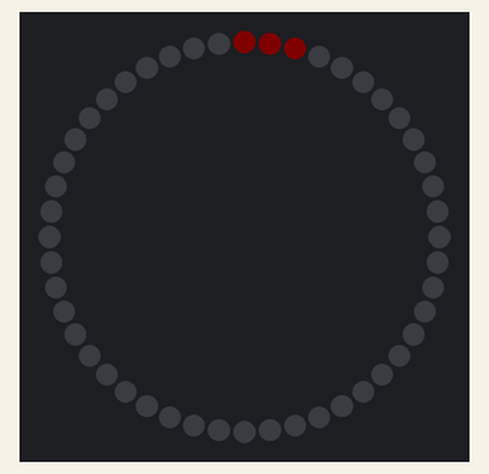
Simulated run of this sketch. Board: ESP8266 (NodeMCU). Parts: 48 RGB LEDs in a ring, first at the top, clockwise. Dim RGB values are drawn brighter than linear; WiFi joins after 1.5 s; servers stay silent unless stated; uploads are accepted with an empty reply; not simulated (calls return 0 or success): PASSWORDS.h; what the sketch prints to the serial monitor is not drawn.

Above: at 4.1 s.
At 5.8 s:
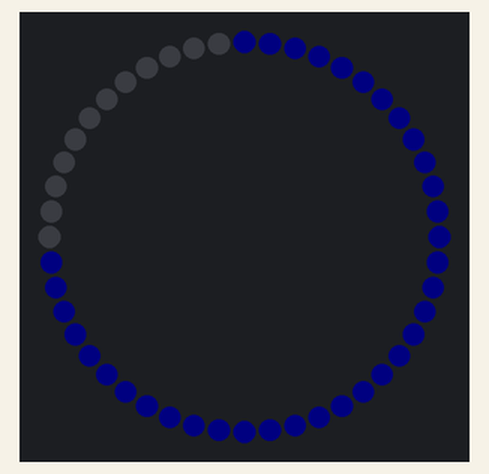
At 6.9 s:
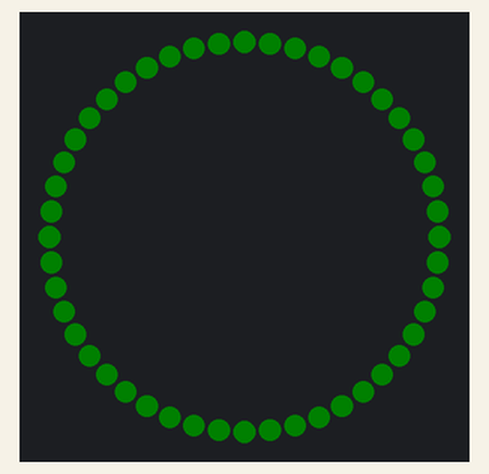
At 20.68 s:
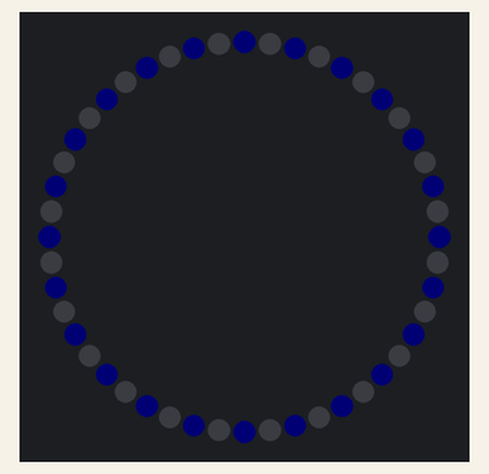
At 27.1 s:
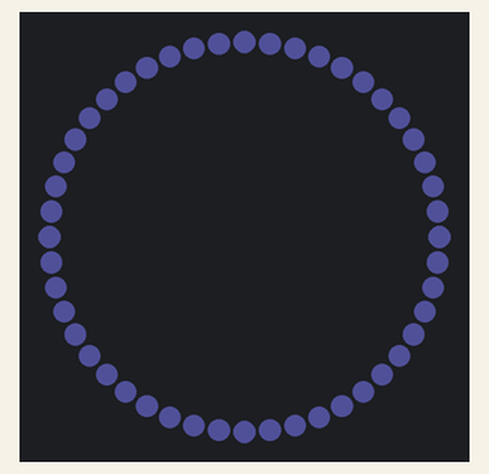
At 37.1 s:
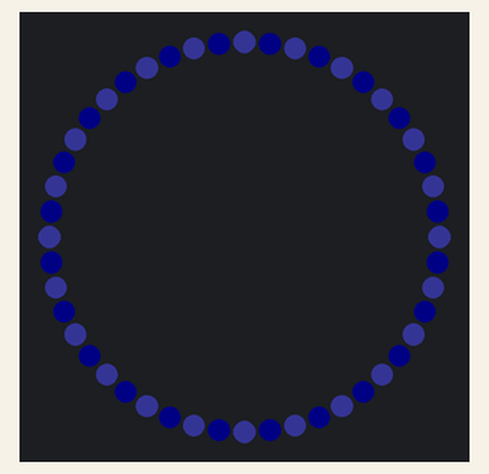

The sketch:

WeatherClock.ino
```cpp
/*

   Plan:


   List of higher-level tasks:
    1) Merge NTP into weather code
      a) add way to keep trying until time RX'd first time
      b) count sequential failures and retry if failed x times in a row.
    2) Set up NTP and weather updates to reconnect to Wifi if lost
    3) Add not-connected state with LED display mode

*/

#include <TimeLib.h>
//#include <TimeAlarms.h>
#include <ESP8266WiFi.h>
#include <WiFiUdp.h>
#include <Adafruit_NeoPixel.h>
#include "PASSWORDS.h"

// Definitions and constants
#define NUM_TEMPS 36
#define NUM_LEDS 48
#define Weather_DL_Minute 56
#define LED_Cycle_Time 5 // can't be 1
#define DAYLIGHT_MODE 0
#define TEMPERATURE_MODE 1
#define POP_MODE 2
#define TRANS_STEPS 45

#define NTP_PACKET_SIZE 48

#define WS2812_PIN 2

// Forward Declarations
void updateWeatherForecast();
time_t getNtpTime();
void sendNTPpacket(IPAddress &address);
void updateDisplay();
void advanceDisplay();
void convertWeatherToColor();
int getNextIntFromString(String str, int startIdx);
void convertWeatherToColor();
void displayData();

const char request[] =
  "GET /api/" API_Key "/astronomy/hourly/q/" Zipcode ".json HTTP/1.1\r\n"
  "User-Agent: ESP8266/0.1\r\n"
  "Accept: */*\r\n"
  "Host: api.wunderground.com\r\n"
  "Connection: close\r\n"
  "\r\n";
static const char ntpServerName[] = "us.pool.ntp.org";
const int timeZone = -5;  // Eastern Standard Time (USA)
const unsigned int localPort = 8888;  // local port to listen for UDP packets

// Globals
static char respBuf[4096];
byte packetBuffer[NTP_PACKET_SIZE];

int temperatures[NUM_TEMPS]; // must be signed... it gets cold here sometimes
int pops[NUM_TEMPS]; // could be reduced to bytes
int hours[NUM_TEMPS]; // cound be reduced to bytes
int sunrise = 0;
int sunset = 0;
byte tempidx = 0;
byte popidx = 0;
byte hoursidx = 0;
WiFiUDP Udp;

byte cycleNum = 0;
//uint32_t coloredWeather[3][NUM_LEDS+2];
byte red[3][NUM_LEDS + 2];
byte blue[3][NUM_LEDS + 2];
byte green[3][NUM_LEDS + 2];
Adafruit_NeoPixel ring = Adafruit_NeoPixel(NUM_LEDS, WS2812_PIN, NEO_GRB + NEO_KHZ800);

// Scheduling flags
byte tempFlag = 0;
byte WeatherDataFresh = 0;
byte LEDs_Advanced = 0;
byte colorsUpdated = 0;


void setup() {
  Serial.begin(115200);
  ring.begin();
  ring.setBrightness(25);
  for (int i = 0; i < NUM_LEDS; i++) {
    ring.setPixelColor(i, 0);
  }
  ring.show();

  Serial.print("Reset Timeout");
  for (int i = 0; i < 3; i++) {
    Serial.print(".");
    delay(1000);
  }

  Serial.println("\n");

  Serial.print("Connecting");

  WiFi.begin(mySSID, myPASS);

  int waitCounter = 0;
  while (WiFi.status() != WL_CONNECTED) {
    ring.setPixelColor(waitCounter, ring.Color(50, 0, 0));
    ring.show();
    waitCounter++;
    delay(500);
    Serial.print(F("."));
  }

  for (int i = 0; i < NUM_LEDS; i++) {
    ring.setPixelColor(i, ring.Color(0, 50, 0));
  }
  ring.show();
  Serial.print("Connected, My IP is: ");
  Serial.println(WiFi.localIP());

  Serial.println("Starting UDP");
  Udp.begin(localPort);
  setSyncProvider(getNtpTime);
  setSyncInterval(300);

  /*
    while(timeStatus() == timeNotSet){
      delay(10000);
      setTime(getNtpTime());
      //yield();
    }
  */
  delay(1000);
  yield();

  for (int i = 0; i < NUM_LEDS; i++) {
    ring.setPixelColor(i, 0);
  }
  ring.show();

  updateWeatherForecast();
  displayData();
  WeatherDataFresh = 1;
  convertWeatherToColor();
  //colorsUpdated = 1;
}


void loop() {

  // updateWeatherForecast();
  //displayData();

  // advance LEDs
if((minute() == 0) && (colorsUpdated == 0)){
  convertWeatherToColor(); // this will update the colors for the current hour
  colorsUpdated == 1;
}


  if ((minute() == 30) && LEDs_Advanced == 0) { // 0 minutes might not be needed
    LEDs_Advanced = 1;
    advanceDisplay();
    // advance the half hour LEDs
  } else if ((minute() == 1) || (minute() == 31)) {
    LEDs_Advanced = 0;
    colorsUpdated = 0;
  }

  // cycle display modes
  if (((second() % LED_Cycle_Time) == 0) && tempFlag == 0) {
    Serial.printf("%02d", hour());
    Serial.print(":");
    Serial.printf("%02d", minute());
    Serial.print(":");
    Serial.printf("%02d", second());
    Serial.println();
    tempFlag = 1;
    updateDisplay();
  } else if ((second() % LED_Cycle_Time) != 0) {
    tempFlag = 0;
  }

  // Download Weather Data
  if (minute() == Weather_DL_Minute && WeatherDataFresh == 0) {
    updateWeatherForecast();
    //convertWeatherToColor(); do at minute ==0
    WeatherDataFresh = 1;
    displayData();
  } else if (minute() != Weather_DL_Minute) {
    WeatherDataFresh = 0;
  }

  /*
    Serial.println("\nEnd");
    // DEV purposes, all stop
    while(1){
      yield(); // needs to be yeild or else WDT expires
    }
  */
}

// Weather Download Functions =========================================================

void updateWeatherForecast() {
  // TODO check if wifi is still connected

for (int i = 0; i < NUM_LEDS; i++) {
    ring.setPixelColor(i, 0);
  }

  Serial.println("Downloading Forecast");
  //Serial.println(millis());

  for (int i = 0; i < (NUM_LEDS / 4); i++) {
    ring.setPixelColor(i, ring.Color(0, 0, 50));
  }
  ring.show();

  // Open socket
  WiFiClient httpclient;
  if (!httpclient.connect("api.wunderground.com", 80)) {
    Serial.println("[Weather download]: connection failed");

    for (int i = 0; i < (NUM_LEDS / 2); i++) {
      ring.setPixelColor(i, ring.Color(50, 0, 0));
    }
    ring.show();

    while (1) {
      yield();
    }
    return;
    // TODO fail more gracefully and recover
  }

  for (int i = 0; i < (NUM_LEDS / 2); i++) {
    ring.setPixelColor(i, ring.Color(0, 0, 50));
  }
  ring.show();
  //Serial.println(millis());

  //Serial.print(request);
  httpclient.print(request);
  httpclient.flush();

  for (int i = 0; i < (3 * NUM_LEDS / 4); i++) {
    ring.setPixelColor(i, ring.Color(0, 0, 50));
  }
  ring.show();
  //Serial.println(millis());

  String line = "";
  int idx = 0;
  while (httpclient.connected() || httpclient.available()) {
    line = httpclient.readStringUntil('\n');
    if (line.indexOf("temp") != -1) {
      temperatures[tempidx] = getNextIntFromString(line, line.indexOf("english"));
      tempidx += 1;
    } else if (line.indexOf("pop") != -1) {
      pops[popidx] = getNextIntFromString(line, line.indexOf("pop"));
      popidx += 1;
    } else if (line.indexOf("hour_padded") != -1) {
      hours[hoursidx] = getNextIntFromString(line, line.indexOf("hour"));
      hoursidx += 1;
    } else if (line.indexOf("sunrise") != -1) {
      line = httpclient.readStringUntil('}');
      sunrise = getNextIntFromString(line, line.indexOf("hour")) * 60;
      sunrise += getNextIntFromString(line, line.indexOf("minute"));
    } else if (line.indexOf("sunset") != -1) {
      line = httpclient.readStringUntil('}');
      sunset = getNextIntFromString(line, line.indexOf("hour")) * 60;
      sunset += getNextIntFromString(line, line.indexOf("minute"));
    }
  }

  tempidx = 0;
  popidx = 0;
  line = "";

  for (int i = 0; i < (NUM_LEDS); i++) {
    ring.setPixelColor(i, ring.Color(0, 50, 0));
  }
  ring.show();

  Serial.println();
  Serial.println("Closing connection\n");

  httpclient.stop();
}

// Display Functions ===============================================================

void updateDisplay() {
  // update LED Display
  int nextCycleNum = (cycleNum + 1) % 3;


  //int nextCycleNum = (cycleNum+1) % 3;
  //byte rOld,gOld,bOld = 0;
  //byte rNew,gNew,bNew = 0;
  //int rStep, gStep, bStep = 0;
  int r, g, b = 0;

  for (int jdx = 1; jdx <= TRANS_STEPS; jdx++) {
    // 0 -> NUM_LEDS
    // for each LED calculate the step increment to the next pixel
    for (int idx = 0; idx < NUM_LEDS; idx++) {
      float rStep = (red[nextCycleNum][idx] - red[cycleNum][idx]);
      rStep = rStep * (float)jdx / (float)TRANS_STEPS;

      float gStep = (green[nextCycleNum][idx] - green[cycleNum][idx]);
      gStep = gStep * (float)jdx / (float)TRANS_STEPS;

      float bStep = (blue[nextCycleNum][idx] - blue[cycleNum][idx]);
      bStep = bStep * (float)jdx / (float)TRANS_STEPS;

      r = red[cycleNum][idx] + (int)rStep;
      g = green[cycleNum][idx] + (int)gStep;
      b = blue[cycleNum][idx] + (int)bStep;

      ring.setPixelColor(idx, ring.Color(r, g, b));
    }

    ring.show();

    delay(1500.0 / TRANS_STEPS);
    yield();
  }

  cycleNum = nextCycleNum;

  for (int i = 0; i < NUM_LEDS; i++) {
    ring.setPixelColor(i, ring.Color(red[cycleNum][i], green[cycleNum][i], blue[cycleNum][i]));
  }
  ring.show();
}

void advanceDisplay() {
  // advance LED Display 1/2 hour
  for (int idx = 0; idx < (NUM_LEDS + 1); idx++) {
    //coloredWeather[0][idx] = coloredWeather[0][idx + 1];
    //coloredWeather[1][idx] = coloredWeather[1][idx + 1];
    //coloredWeather[2][idx] = coloredWeather[2][idx + 1];

    red[DAYLIGHT_MODE][idx] = red[DAYLIGHT_MODE][idx + 1];
    green[DAYLIGHT_MODE][idx] = green[DAYLIGHT_MODE][idx + 1];
    blue[DAYLIGHT_MODE][idx] = blue[DAYLIGHT_MODE][idx + 1];

    red[TEMPERATURE_MODE][idx] = red[TEMPERATURE_MODE][idx + 1];
    green[TEMPERATURE_MODE][idx] = green[TEMPERATURE_MODE][idx + 1];
    blue[TEMPERATURE_MODE][idx] = blue[TEMPERATURE_MODE][idx + 1];

    red[POP_MODE][idx] = red[POP_MODE][idx + 1];
    green[POP_MODE][idx] = green[POP_MODE][idx + 1];
    blue[POP_MODE][idx] = blue[POP_MODE][idx + 1];
  }
}

void convertWeatherToColor() {
  /*
    packed color is uint32_t
    r = c[16:23]
    g = c[8:15]
    b = c[0:7]
  */
  // uint32_t coloredWeather[3][NUM_LEDS+2]; // 3x50

  //byte r, g, b = 0;
  for (int idx = 0; idx < (NUM_LEDS + 2); idx++) {
    // Daylight
    //r = 0; g = 0; b = 0;
    int timeOfIDX = hours[idx / 2] * 60;
    if ((idx % 2) == 1) {
      // bottom of the hour, add 30 minutes
      timeOfIDX += 30;
    }
    if ((abs(timeOfIDX - sunrise) < 16) || (abs(timeOfIDX - sunset) < 16)) {
      // first or last light
      red[DAYLIGHT_MODE][idx] = 75;
      green[DAYLIGHT_MODE][idx] = 75;
      blue[DAYLIGHT_MODE][idx] = 200;
    } else if ((timeOfIDX > sunrise) && (timeOfIDX < sunset)) {
      // if daylight
      red[DAYLIGHT_MODE][idx] = 128;
      green[DAYLIGHT_MODE][idx] = 128;
    } else {
      // nighttime
      blue[DAYLIGHT_MODE][idx] = 75;
    }
    //coloredWeather[DAYLIGHT_MODE][idx] = (r<<16)+(g<<8)+b;

    // Temperature
    //r = 0; g = 0; b = 0;
    byte tmp = 0; // temporary not temperature
    if (temperatures[idx / 2] <= 0) {
      red[TEMPERATURE_MODE][idx] = 128;
      green[TEMPERATURE_MODE][idx] = 128;
      blue[TEMPERATURE_MODE][idx] = 255;
    } else if (temperatures[idx / 2] <= 30) {
      tmp = map(temperatures[idx / 2], 0, 30, 0, 128);
      red[TEMPERATURE_MODE][idx] = (128 - tmp);
      green[TEMPERATURE_MODE][idx] = (128 - tmp);
      blue[TEMPERATURE_MODE][idx] = 255;
    } else if (temperatures[idx / 2] <= 60) {
      tmp = map(temperatures[idx / 2], 30, 60, 0, 255);
      red[TEMPERATURE_MODE][idx] = 0;
      green[TEMPERATURE_MODE][idx] = tmp;
      blue[TEMPERATURE_MODE][idx] = (255 - tmp);
    } else if (temperatures[idx / 2] <= 90) {
      tmp = map(temperatures[idx / 2], 60, 90, 0, 255);
      red[TEMPERATURE_MODE][idx] = tmp;
      green[TEMPERATURE_MODE][idx] = (255 - tmp);
      blue[TEMPERATURE_MODE][idx] = 0;
    } else if (temperatures[idx / 2] <= 105) {
      tmp = map(temperatures[idx / 2], 90, 105, 0, 128);
      red[TEMPERATURE_MODE][idx] = (255 - tmp);
      green[TEMPERATURE_MODE][idx] = 0;
      blue[TEMPERATURE_MODE][idx] = tmp;
    } else {
      red[TEMPERATURE_MODE][idx] = 128;
      green[TEMPERATURE_MODE][idx] = 0;
      blue[TEMPERATURE_MODE][idx] = 128;
    }
    //coloredWeather[TEMPERATURE_MODE][idx] = (r<<16)+(g<<8)+b;

    // Precip
    //r = 0; g = 0; b = 0;
    red[POP_MODE][idx] = 0;
    green[POP_MODE][idx] = 0;
    blue[POP_MODE][idx] = map(pops[idx / 2], 0, 100, 0, 255);
    //coloredWeather[POP_MODE][idx] = (r<<16)+(g<<8)+b;
  }

}

// NTP Functions from TimeNTP_ESP8266WiFi.ino ===============================================
// Todo trim these down and ifdef print statements

time_t getNtpTime()
{
  for(int i = 0; i < 3; i ++){
  IPAddress ntpServerIP; // NTP server's ip address

  while (Udp.parsePacket() > 0) ; // discard any previously received packets
  Serial.println("Transmit NTP Request");
  // get a random server from the pool
  WiFi.hostByName(ntpServerName, ntpServerIP);
  Serial.print(ntpServerName);
  Serial.print(": ");
  Serial.println(ntpServerIP);
  sendNTPpacket(ntpServerIP);
  uint32_t beginWait = millis();
  while (millis() - beginWait < 1500) {
    int size = Udp.parsePacket();
    if (size >= NTP_PACKET_SIZE) {
      Serial.println("Receive NTP Response");
      Udp.read(packetBuffer, NTP_PACKET_SIZE);  // read packet into the buffer
      unsigned long secsSince1900;
      // convert four bytes starting at location 40 to a long integer
      secsSince1900 =  (unsigned long)packetBuffer[40] << 24;
      secsSince1900 |= (unsigned long)packetBuffer[41] << 16;
      secsSince1900 |= (unsigned long)packetBuffer[42] << 8;
      secsSince1900 |= (unsigned long)packetBuffer[43];
      return secsSince1900 - 2208988800UL + timeZone * SECS_PER_HOUR;
    }
  }
  }
  Serial.println("No NTP Response :-(");
  return 0; // return 0 if unable to get the time
}

// send an NTP request to the time server at the given address
void sendNTPpacket(IPAddress &address)
{
  // set all bytes in the buffer to 0
  memset(packetBuffer, 0, NTP_PACKET_SIZE);
  // Initialize values needed to form NTP request
  // (see URL above for details on the packets)
  packetBuffer[0] = 0b11100011;   // LI, Version, Mode
  packetBuffer[1] = 0;     // Stratum, or type of clock
  packetBuffer[2] = 6;     // Polling Interval
  packetBuffer[3] = 0xEC;  // Peer Clock Precision
  // 8 bytes of zero for Root Delay & Root Dispersion
  packetBuffer[12] = 49;
  packetBuffer[13] = 0x4E;
  packetBuffer[14] = 49;
  packetBuffer[15] = 52;
  // all NTP fields have been given values, now
  // you can send a packet requesting a timestamp:
  Udp.beginPacket(address, 123); //NTP requests are to port 123
  Udp.write(packetBuffer, NTP_PACKET_SIZE);
  Udp.endPacket();
}

// Supporting Functions =======================================================

// returns the next int
int getNextIntFromString(String str, int startIdx) {
  if ((startIdx >= str.length()) || (startIdx < 0)) {
    return -1;
  }

  char chr = 0;
  for (int idx = startIdx; idx < str.length(); idx++) {
    chr = str.charAt(idx);
    if (isDigit(chr)) {
      return str.substring(idx).toInt();
    }
  }
  return -1;
}

// Debug Functions ========================================================

void displayData() {
  Serial.println("Temperatures: ");
  for (int i = 0; i < (NUM_TEMPS - 1); i++) {
    Serial.print(temperatures[i]);
    Serial.print(", ");
  }
  Serial.println(temperatures[NUM_TEMPS - 1]);

  Serial.println("Percent Of Precip: ");
  for (int i = 0; i < (NUM_TEMPS - 1); i++) {
    Serial.print(pops[i]);
    Serial.print(", ");
  }
  Serial.println(pops[NUM_TEMPS - 1]);

  Serial.println("Hours: ");
  for (int i = 0; i < (NUM_TEMPS - 1); i++) {
    Serial.print(hours[i]);
    Serial.print(", ");
  }
  Serial.println(hours[NUM_TEMPS - 1]);

  Serial.print("Sunrise: ");
  Serial.println(sunrise);

  Serial.print("Sunset: ");
  Serial.println(sunset);
}
```

Measured:
- what the display in image 0 shows lasts 0.5 s, from 4.0 s to 4.5 s
- what the display in image 1 shows lasts 1.1 s, from 5.7 s to 6.8 s
- what the display in image 2 shows lasts 3.7 s, from 6.8 s to 10.5 s
